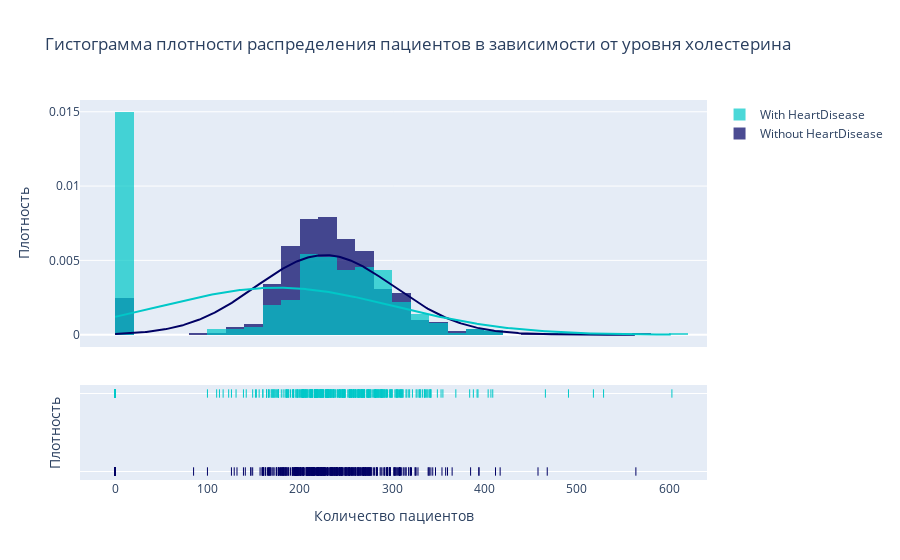

Notebook cell for this chart:
### Markdown cell above
## Графическое представление данных

### Code cell
fig_cholesterol = ff.create_distplot(
    [data_initial.loc[data_initial['HeartDisease']==0]['Cholesterol'],data_initial.loc[data_initial['HeartDisease']==1]['Cholesterol']], 
    group_labels=['Without HeartDisease', 'With HeartDisease'],
    bin_size=20,
    curve_type='normal',
    colors = ['rgb(0, 0, 100)', 'rgb(0, 200, 200)']
)

fig_cholesterol.update_xaxes(title_text='Количество пациентов')
fig_cholesterol.update_yaxes(title_text='Плотность')
fig_cholesterol.update_layout(title_text='Гистограмма плотности распределения пациентов в зависимости от уровня холестерина')

fig_cholesterol.show()

### Figure 1 — Plotly figure (JSON) as saved in the notebook; plotly's stock layout.template omitted (floating-point values rounded to 4 significant figures; data arrays with more than 128 entries replaced by an {"elided": "..."} marker saying what was removed)
{"data": [{"autobinx": false, "histnorm": "probability density", "legendgroup": "Without HeartDisease", "marker": {"color": "rgb(0, 0, 100)"}, "name": "Without HeartDisease", "opacity": 0.7, "type": "histogram", "x": {"elided": "410 int values"}, "xaxis": "x", "xbins": {"end": 564, "size": 20, "start": 0}, "yaxis": "y"}, {"autobinx": false, "histnorm": "probability density", "legendgroup": "With HeartDisease", "marker": {"color": "rgb(0, 200, 200)"}, "name": "With HeartDisease", "opacity": 0.7, "type": "histogram", "x": {"elided": "508 int values"}, "xaxis": "x", "xbins": {"end": 603, "size": 20, "start": 0}, "yaxis": "y"}, {"legendgroup": "Without HeartDisease", "marker": {"color": "rgb(0, 0, 100)"}, "mode": "lines", "name": "Without HeartDisease", "showlegend": false, "type": "scatter", "x": {"elided": "500 float values"}, "xaxis": "x", "y": {"elided": "500 float values"}, "yaxis": "y"}, {"legendgroup": "With HeartDisease", "marker": {"color": "rgb(0, 200, 200)"}, "mode": "lines", "name": "With HeartDisease", "showlegend": false, "type": "scatter", "x": {"elided": "500 float values"}, "xaxis": "x", "y": {"elided": "500 float values"}, "yaxis": "y"}, {"legendgroup": "Without HeartDisease", "marker": {"color": "rgb(0, 0, 100)", "symbol": "line-ns-open"}, "mode": "markers", "name": "Without HeartDisease", "showlegend": false, "type": "scatter", "x": {"elided": "410 int values"}, "xaxis": "x", "y": {"elided": "410 str values"}, "yaxis": "y2"}, {"legendgroup": "With HeartDisease", "marker": {"color": "rgb(0, 200, 200)", "symbol": "line-ns-open"}, "mode": "markers", "name": "With HeartDisease", "showlegend": false, "type": "scatter", "x": {"elided": "508 int values"}, "xaxis": "x", "y": {"elided": "508 str values"}, "yaxis": "y2"}], "layout": {"barmode": "overlay", "hovermode": "closest", "legend": {"traceorder": "reversed"}, "title": {"text": "Гистограмма плотности распределения пациентов в зависимости от уровня холестерина"}, "xaxis": {"anchor": "y2", "domain": [0, 1], "title": {"text": "Количество пациентов"}, "zeroline": false}, "yaxis": {"anchor": "free", "domain": [0.35, 1], "position": 0, "title": {"text": "Плотность"}}, "yaxis2": {"anchor": "x", "domain": [0, 0.25], "dtick": 1, "showticklabels": false, "title": {"text": "Плотность"}}}}
